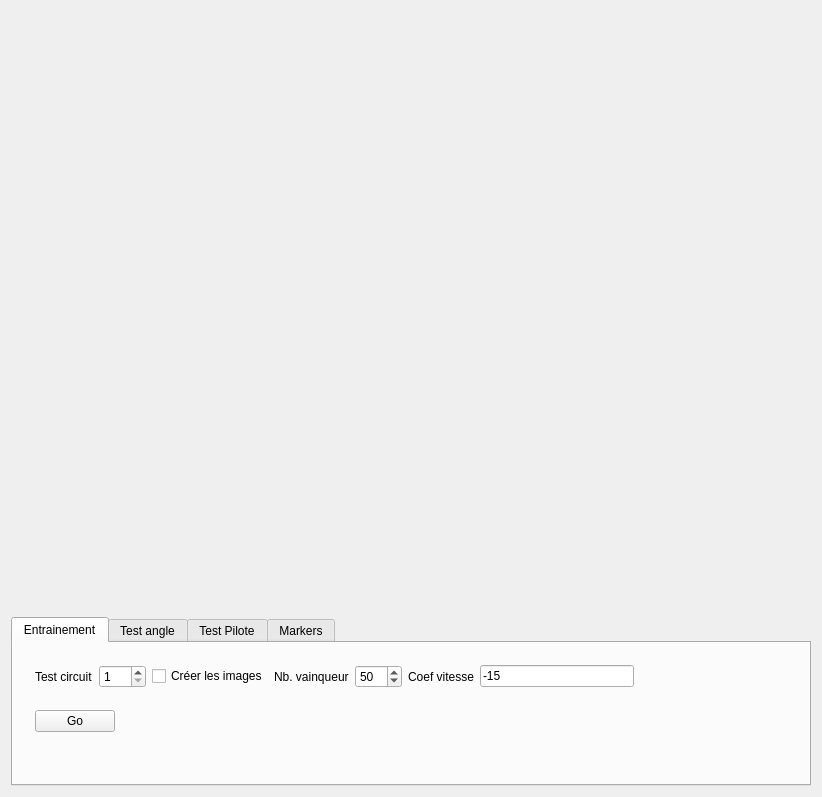
<?xml version="1.0" encoding="UTF-8"?>
<ui version="4.0">
 <class>CMainWindow</class>
 <widget class="QMainWindow" name="CMainWindow">
  <property name="geometry">
   <rect>
    <x>0</x>
    <y>0</y>
    <width>812</width>
    <height>797</height>
   </rect>
  </property>
  <property name="windowTitle">
   <string>CMainWindow</string>
  </property>
  <widget class="QWidget" name="centralWidget">
   <layout class="QVBoxLayout" name="verticalLayout">
    <item>
     <widget class="CWCircuit" name="wCircuit" native="true">
      <property name="minimumSize">
       <size>
        <width>800</width>
        <height>600</height>
       </size>
      </property>
      <property name="maximumSize">
       <size>
        <width>800</width>
        <height>600</height>
       </size>
      </property>
     </widget>
    </item>
    <item>
     <widget class="QTabWidget" name="tabWidget">
      <property name="currentIndex">
       <number>0</number>
      </property>
      <widget class="QWidget" name="tEntrainement">
       <attribute name="title">
        <string>Entrainement</string>
       </attribute>
       <layout class="QHBoxLayout" name="horizontalLayout_4">
        <item>
         <widget class="QWidget" name="widget_4" native="true">
          <layout class="QVBoxLayout" name="verticalLayout_2">
           <property name="spacing">
            <number>0</number>
           </property>
           <property name="margin">
            <number>0</number>
           </property>
           <item>
            <widget class="QWidget" name="widget_7" native="true">
             <layout class="QHBoxLayout" name="horizontalLayout_7">
              <item>
               <widget class="QLabel" name="label_6">
                <property name="text">
                 <string>Test circuit</string>
                </property>
               </widget>
              </item>
              <item>
               <widget class="QSpinBox" name="sbCircuit">
                <property name="minimum">
                 <number>1</number>
                </property>
                <property name="maximum">
                 <number>100</number>
                </property>
                <property name="value">
                 <number>1</number>
                </property>
               </widget>
              </item>
              <item>
               <widget class="QCheckBox" name="cbCreateImage">
                <property name="text">
                 <string>Créer les images</string>
                </property>
               </widget>
              </item>
              <item>
               <widget class="QLabel" name="label_9">
                <property name="text">
                 <string>Nb. vainqueur</string>
                </property>
               </widget>
              </item>
              <item>
               <widget class="QSpinBox" name="spVainqueur">
                <property name="minimum">
                 <number>1</number>
                </property>
                <property name="maximum">
                 <number>100</number>
                </property>
                <property name="value">
                 <number>50</number>
                </property>
               </widget>
              </item>
              <item>
               <widget class="QLabel" name="label_11">
                <property name="text">
                 <string>Coef vitesse</string>
                </property>
               </widget>
              </item>
              <item>
               <widget class="QLineEdit" name="leCoefVitesse">
                <property name="inputMask">
                 <string/>
                </property>
                <property name="text">
                 <string>-15</string>
                </property>
                <property name="maxLength">
                 <number>32767</number>
                </property>
               </widget>
              </item>
              <item>
               <spacer name="horizontalSpacer_3">
                <property name="orientation">
                 <enum>Qt::Horizontal</enum>
                </property>
                <property name="sizeHint" stdset="0">
                 <size>
                  <width>40</width>
                  <height>20</height>
                 </size>
                </property>
               </spacer>
              </item>
             </layout>
            </widget>
           </item>
           <item>
            <widget class="QWidget" name="widget_6" native="true">
             <layout class="QHBoxLayout" name="horizontalLayout_5">
              <item>
               <widget class="QPushButton" name="pbTest">
                <property name="text">
                 <string>Go</string>
                </property>
               </widget>
              </item>
              <item>
               <spacer name="horizontalSpacer_2">
                <property name="orientation">
                 <enum>Qt::Horizontal</enum>
                </property>
                <property name="sizeHint" stdset="0">
                 <size>
                  <width>40</width>
                  <height>20</height>
                 </size>
                </property>
               </spacer>
              </item>
             </layout>
            </widget>
           </item>
           <item>
            <spacer name="verticalSpacer">
             <property name="orientation">
              <enum>Qt::Vertical</enum>
             </property>
             <property name="sizeHint" stdset="0">
              <size>
               <width>20</width>
               <height>40</height>
              </size>
             </property>
            </spacer>
           </item>
          </layout>
         </widget>
        </item>
       </layout>
      </widget>
      <widget class="QWidget" name="tTestAngle">
       <attribute name="title">
        <string>Test angle</string>
       </attribute>
       <layout class="QHBoxLayout" name="horizontalLayout_6">
        <item>
         <widget class="QWidget" name="widget_5" native="true">
          <layout class="QVBoxLayout" name="verticalLayout_3">
           <property name="spacing">
            <number>0</number>
           </property>
           <property name="margin">
            <number>0</number>
           </property>
           <item>
            <widget class="QWidget" name="widget" native="true">
             <layout class="QHBoxLayout" name="horizontalLayout">
              <item>
               <widget class="QLabel" name="label">
                <property name="text">
                 <string>Angle voiture</string>
                </property>
               </widget>
              </item>
              <item>
               <widget class="QLineEdit" name="leAngle">
                <property name="text">
                 <string>3.14</string>
                </property>
               </widget>
              </item>
              <item>
               <spacer name="horizontalSpacer">
                <property name="orientation">
                 <enum>Qt::Horizontal</enum>
                </property>
                <property name="sizeHint" stdset="0">
                 <size>
                  <width>40</width>
                  <height>20</height>
                 </size>
                </property>
               </spacer>
              </item>
             </layout>
            </widget>
           </item>
           <item>
            <widget class="QWidget" name="widget_12" native="true">
             <layout class="QHBoxLayout" name="horizontalLayout_12">
              <item>
               <widget class="QPushButton" name="pbTestVoiture">
                <property name="text">
                 <string>Go</string>
                </property>
               </widget>
              </item>
              <item>
               <spacer name="horizontalSpacer_8">
                <property name="orientation">
                 <enum>Qt::Horizontal</enum>
                </property>
                <property name="sizeHint" stdset="0">
                 <size>
                  <width>40</width>
                  <height>20</height>
                 </size>
                </property>
               </spacer>
              </item>
             </layout>
            </widget>
           </item>
           <item>
            <spacer name="verticalSpacer_3">
             <property name="orientation">
              <enum>Qt::Vertical</enum>
             </property>
             <property name="sizeHint" stdset="0">
              <size>
               <width>20</width>
               <height>40</height>
              </size>
             </property>
            </spacer>
           </item>
          </layout>
         </widget>
        </item>
       </layout>
      </widget>
      <widget class="QWidget" name="tTestPilote">
       <attribute name="title">
        <string>Test Pilote</string>
       </attribute>
       <layout class="QHBoxLayout" name="horizontalLayout_9">
        <item>
         <widget class="QWidget" name="widget_9" native="true">
          <layout class="QVBoxLayout" name="verticalLayout_5">
           <property name="spacing">
            <number>0</number>
           </property>
           <property name="margin">
            <number>0</number>
           </property>
           <item>
            <widget class="QWidget" name="widget_11" native="true">
             <layout class="QHBoxLayout" name="horizontalLayout_11">
              <item>
               <widget class="QLabel" name="label_7">
                <property name="text">
                 <string>Circuit</string>
                </property>
               </widget>
              </item>
              <item>
               <widget class="QSpinBox" name="sbNumCircuitPilote">
                <property name="minimum">
                 <number>1</number>
                </property>
                <property name="maximum">
                 <number>5</number>
                </property>
               </widget>
              </item>
              <item>
               <widget class="QLabel" name="label_8">
                <property name="text">
                 <string>Départ</string>
                </property>
               </widget>
              </item>
              <item>
               <widget class="QLineEdit" name="leDepartPilote">
                <property name="maximumSize">
                 <size>
                  <width>80</width>
                  <height>16777215</height>
                 </size>
                </property>
                <property name="text">
                 <string>592,552</string>
                </property>
               </widget>
              </item>
              <item>
               <widget class="QLabel" name="label_10">
                <property name="text">
                 <string>Angle</string>
                </property>
               </widget>
              </item>
              <item>
               <widget class="QLineEdit" name="leAngleDepartPilote">
                <property name="maximumSize">
                 <size>
                  <width>60</width>
                  <height>16777215</height>
                 </size>
                </property>
                <property name="text">
                 <string>0</string>
                </property>
               </widget>
              </item>
              <item>
               <widget class="QCheckBox" name="cbCapteurs">
                <property name="text">
                 <string>Afficher les capteurs</string>
                </property>
                <property name="checked">
                 <bool>true</bool>
                </property>
               </widget>
              </item>
              <item>
               <spacer name="horizontalSpacer_7">
                <property name="orientation">
                 <enum>Qt::Horizontal</enum>
                </property>
                <property name="sizeHint" stdset="0">
                 <size>
                  <width>40</width>
                  <height>20</height>
                 </size>
                </property>
               </spacer>
              </item>
             </layout>
            </widget>
           </item>
           <item>
            <widget class="QWidget" name="widget_10" native="true">
             <layout class="QHBoxLayout" name="horizontalLayout_10">
              <item>
               <widget class="QPushButton" name="pbTestPilote">
                <property name="text">
                 <string>Start / Stop</string>
                </property>
               </widget>
              </item>
              <item>
               <spacer name="horizontalSpacer_6">
                <property name="orientation">
                 <enum>Qt::Horizontal</enum>
                </property>
                <property name="sizeHint" stdset="0">
                 <size>
                  <width>40</width>
                  <height>20</height>
                 </size>
                </property>
               </spacer>
              </item>
             </layout>
            </widget>
           </item>
           <item>
            <spacer name="verticalSpacer_4">
             <property name="orientation">
              <enum>Qt::Vertical</enum>
             </property>
             <property name="sizeHint" stdset="0">
              <size>
               <width>20</width>
               <height>40</height>
              </size>
             </property>
            </spacer>
           </item>
          </layout>
         </widget>
        </item>
       </layout>
      </widget>
      <widget class="QWidget" name="tMarkers">
       <attribute name="title">
        <string>Markers</string>
       </attribute>
       <layout class="QHBoxLayout" name="horizontalLayout_2">
        <item>
         <widget class="QWidget" name="widget_2" native="true">
          <layout class="QVBoxLayout" name="verticalLayout_4">
           <property name="spacing">
            <number>0</number>
           </property>
           <property name="margin">
            <number>0</number>
           </property>
           <item>
            <widget class="QWidget" name="widget_3" native="true">
             <layout class="QHBoxLayout" name="horizontalLayout_3">
              <item>
               <widget class="QLabel" name="label_2">
                <property name="text">
                 <string>Circuit</string>
                </property>
               </widget>
              </item>
              <item>
               <widget class="QSpinBox" name="sbNumCircuit">
                <property name="minimum">
                 <number>1</number>
                </property>
                <property name="maximum">
                 <number>6</number>
                </property>
               </widget>
              </item>
              <item>
               <widget class="QLabel" name="label_4">
                <property name="text">
                 <string>Départ</string>
                </property>
               </widget>
              </item>
              <item>
               <widget class="QLineEdit" name="leDepart">
                <property name="maximumSize">
                 <size>
                  <width>80</width>
                  <height>16777215</height>
                 </size>
                </property>
                <property name="text">
                 <string>592, 552</string>
                </property>
               </widget>
              </item>
              <item>
               <widget class="QLabel" name="label_3">
                <property name="text">
                 <string>Distance</string>
                </property>
               </widget>
              </item>
              <item>
               <widget class="QLineEdit" name="leDistance">
                <property name="maximumSize">
                 <size>
                  <width>60</width>
                  <height>16777215</height>
                 </size>
                </property>
                <property name="text">
                 <string>20</string>
                </property>
               </widget>
              </item>
              <item>
               <widget class="QLabel" name="label_5">
                <property name="text">
                 <string>Angle</string>
                </property>
               </widget>
              </item>
              <item>
               <widget class="QLineEdit" name="leAngleDepart">
                <property name="maximumSize">
                 <size>
                  <width>60</width>
                  <height>16777215</height>
                 </size>
                </property>
                <property name="text">
                 <string>1.57</string>
                </property>
               </widget>
              </item>
              <item>
               <spacer name="horizontalSpacer_4">
                <property name="orientation">
                 <enum>Qt::Horizontal</enum>
                </property>
                <property name="sizeHint" stdset="0">
                 <size>
                  <width>40</width>
                  <height>20</height>
                 </size>
                </property>
               </spacer>
              </item>
             </layout>
            </widget>
           </item>
           <item>
            <widget class="QWidget" name="widget_8" native="true">
             <layout class="QHBoxLayout" name="horizontalLayout_8">
              <item>
               <widget class="QPushButton" name="pbCalculMarkers">
                <property name="text">
                 <string>Calcul des markers</string>
                </property>
               </widget>
              </item>
              <item>
               <spacer name="horizontalSpacer_5">
                <property name="orientation">
                 <enum>Qt::Horizontal</enum>
                </property>
                <property name="sizeHint" stdset="0">
                 <size>
                  <width>40</width>
                  <height>20</height>
                 </size>
                </property>
               </spacer>
              </item>
             </layout>
            </widget>
           </item>
           <item>
            <spacer name="verticalSpacer_2">
             <property name="orientation">
              <enum>Qt::Vertical</enum>
             </property>
             <property name="sizeHint" stdset="0">
              <size>
               <width>20</width>
               <height>40</height>
              </size>
             </property>
            </spacer>
           </item>
          </layout>
         </widget>
        </item>
       </layout>
      </widget>
     </widget>
    </item>
   </layout>
  </widget>
 </widget>
 <layoutdefault spacing="6" margin="11"/>
 <customwidgets>
  <customwidget>
   <class>CWCircuit</class>
   <extends>QWidget</extends>
   <header>CWCircuit.h</header>
   <container>1</container>
  </customwidget>
 </customwidgets>
 <resources/>
 <connections/>
</ui>
